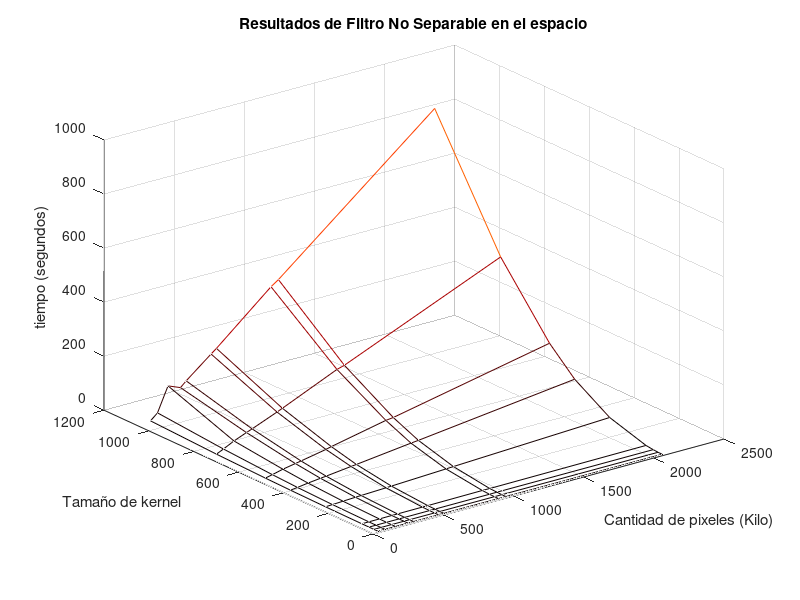
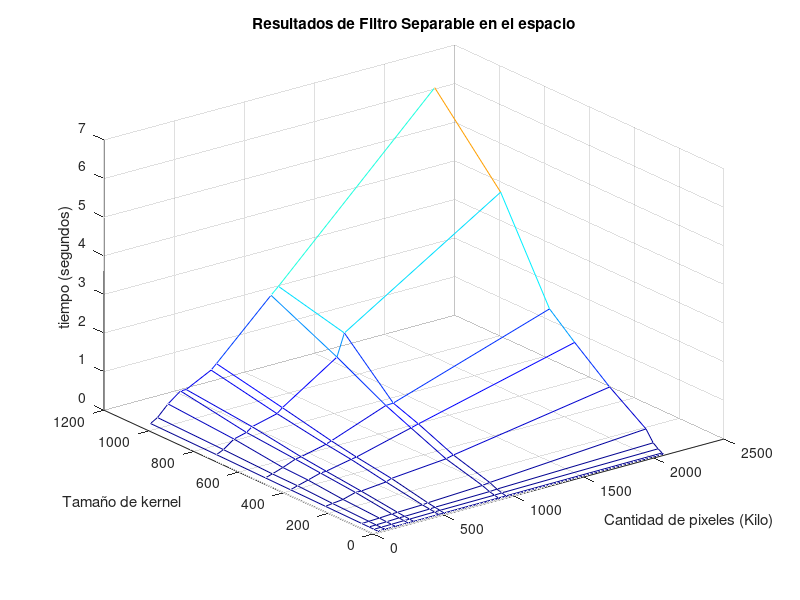
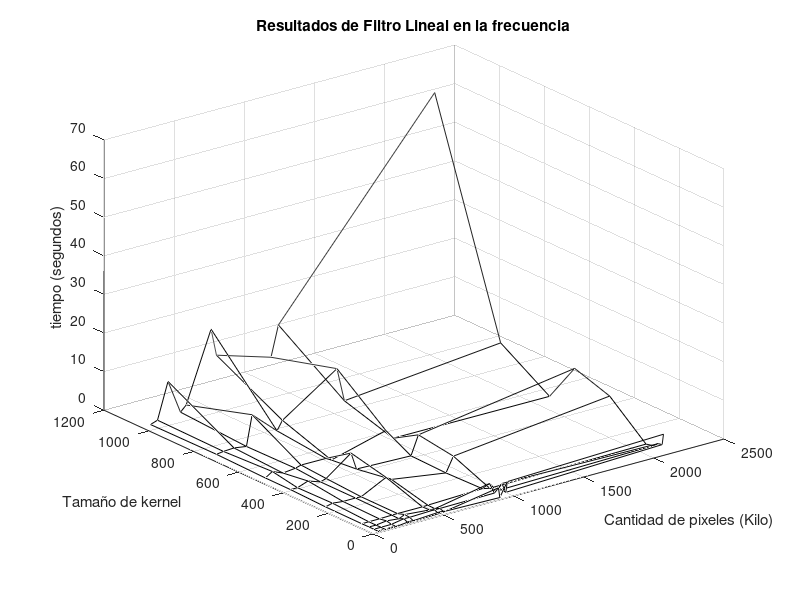
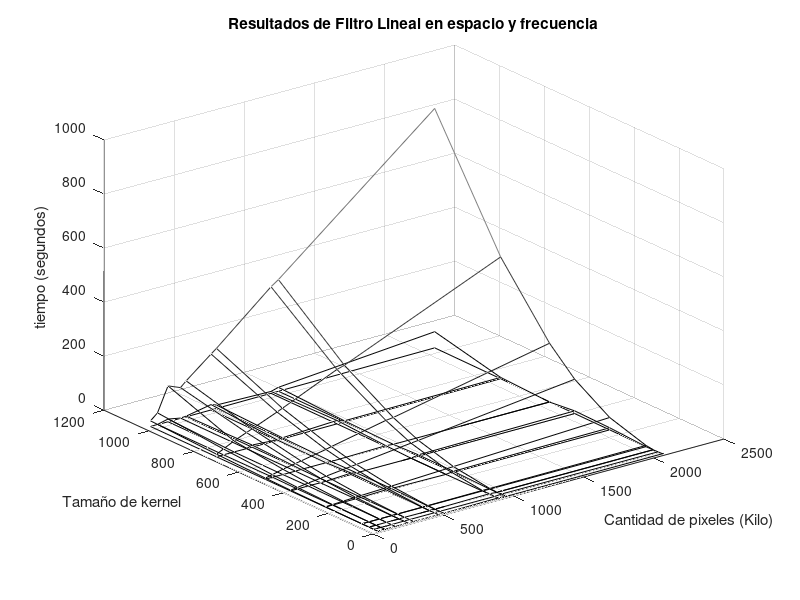

Reproduce these figures in MATLAB, in order.
t_pixels =[48400 98304 173280 262144 302570 480000 518400 907148 960000 2073600];
kernel_size= [3 9 27 49 81 243 399 511 729 1023];

t_pixels=t_pixels ./1000;

res= load("resultados.csv");

#Orden de las tablas en el archivo Resultados
#Cada 11 filas resultados de un filtro diferente
#Orden de los resultados
#Separable lineal en el espacio
#No Separable lineal en el espacio
#Lineal en la frecuencia
#Gaussiano en el espacio
#Gaussiano en la frecuencia
#

SLS= res(2:11,2:11);
NSLS= res(13:22,2:11);
LF= res(24:33,2:11);
GS= res(35:44,2:11);
GF=res(46:55,2:11);

figure(1);
colormap(hot);
mesh(t_pixels,kernel_size,NSLS);

xlabel("Cantidad de pixeles (Kilo)");
ylabel ("Tamaño de kernel");
zlabel ("tiempo (segundos)");
hidden('off');
title("Resultados de Filtro No Separable en el espacio")


figure(2);
colormap(jet);
mesh(t_pixels,kernel_size,SLS);
xlabel("Cantidad de pixeles (Kilo)");
ylabel ("Tamaño de kernel");
zlabel ("tiempo (segundos)");
hidden('off');
title("Resultados de Filtro Separable en el espacio")

figure(3);
colormap(gray);
mesh(t_pixels,kernel_size,LF);
xlabel("Cantidad de pixeles (Kilo)");
ylabel ("Tamaño de kernel");
zlabel ("tiempo (segundos)");
hidden('off');
title("Resultados de Filtro Lineal en la frecuencia")

figure(4);
colormap(winter);
mesh(t_pixels,kernel_size,LF);
hold on;
colormap(autumn);
mesh(t_pixels,kernel_size,NSLS);
hold on;
colormap(gray);
mesh(t_pixels,kernel_size,SLS);
xlabel("Cantidad de pixeles (Kilo)");
ylabel ("Tamaño de kernel");
zlabel ("tiempo (segundos)");
hidden('off');
title("Resultados de Filtro Lineal en espacio y frecuencia")
